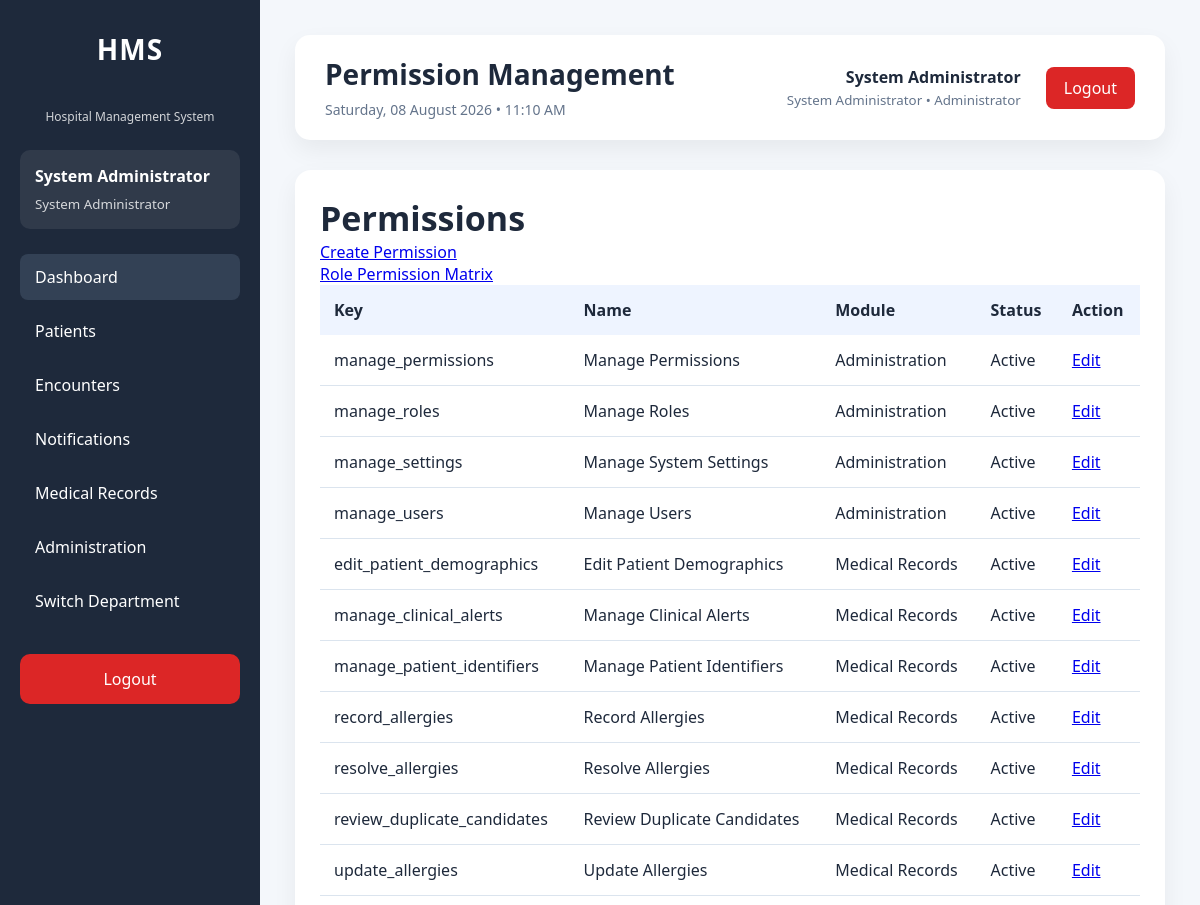
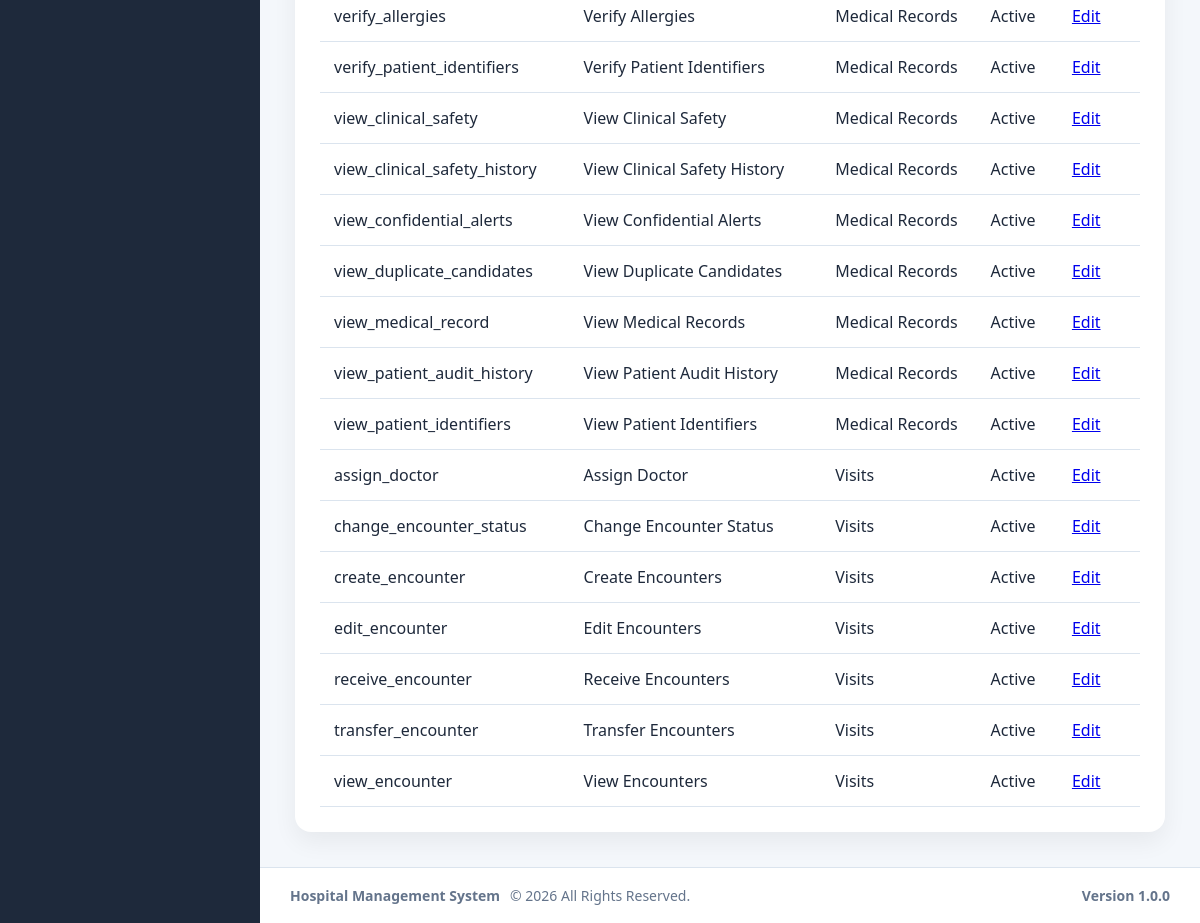
The app's page /modules/administration/permissions/index.php (signed in), older data (2 pictures, top to bottom).
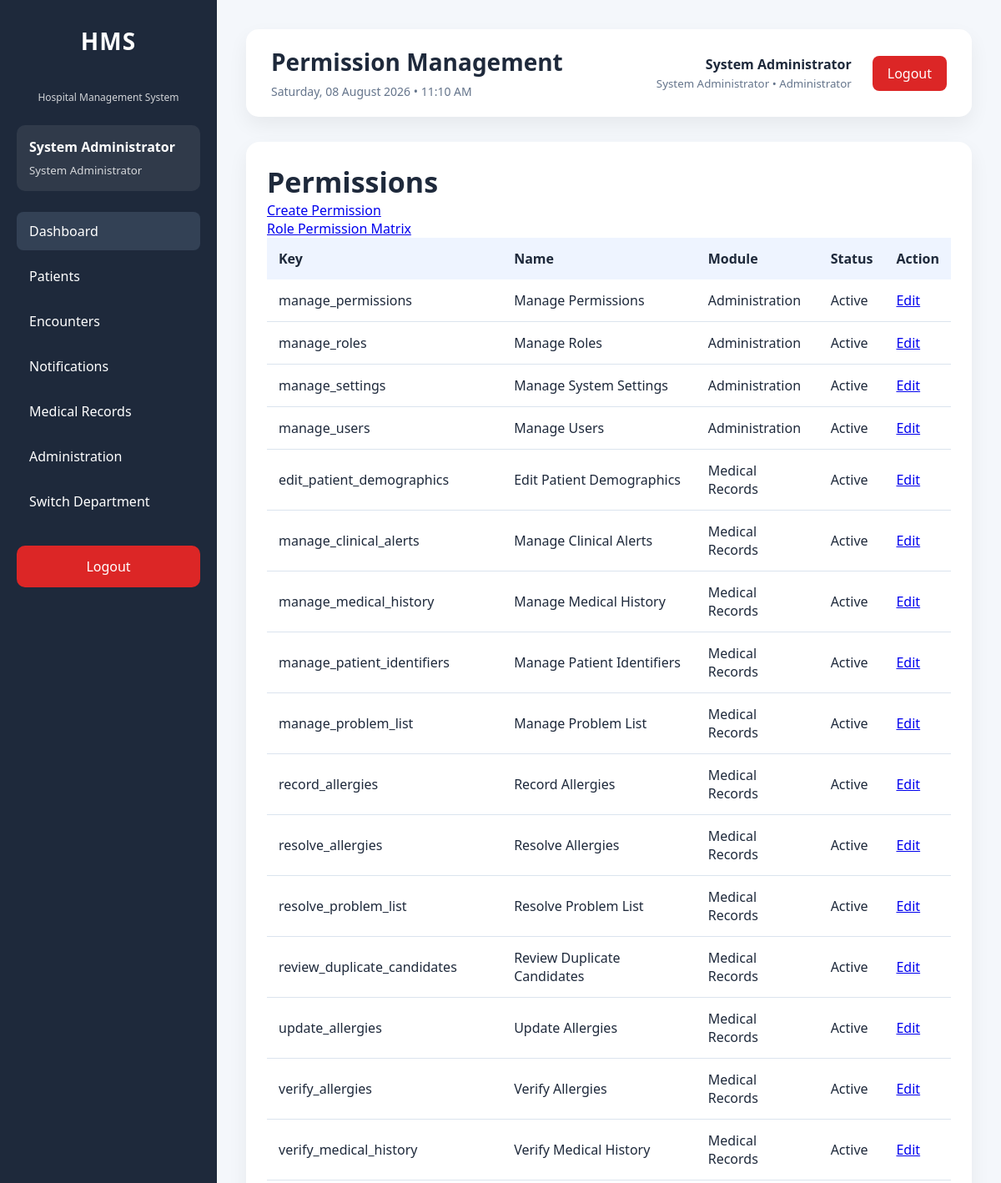
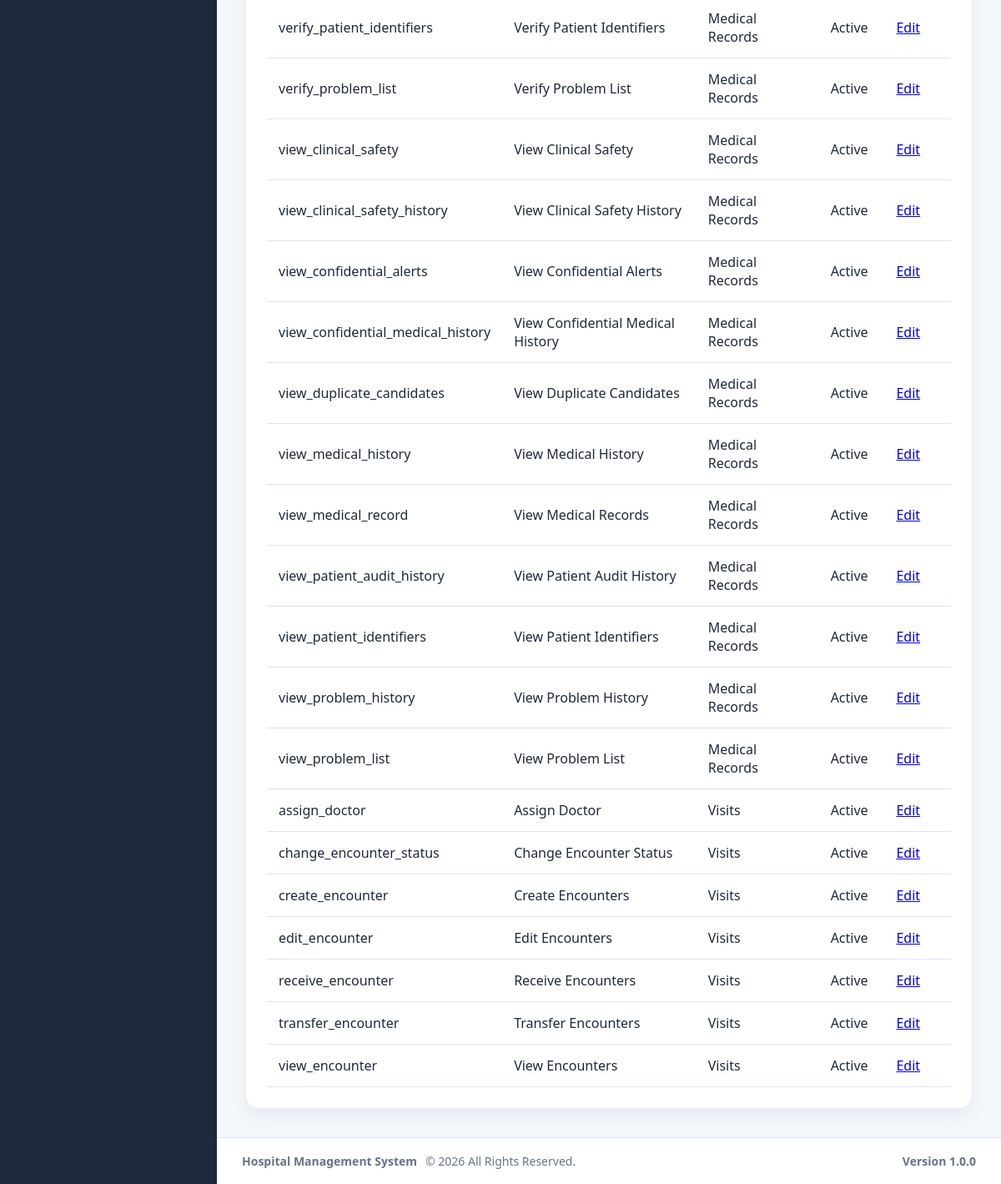
The same page, newer data (2 pictures, top to bottom).
### tables this page shows
CREATE TABLE `permissions` (
  `id` int(11) NOT NULL AUTO_INCREMENT,
  `permission_key` varchar(100) NOT NULL,
  `permission_name` varchar(150) NOT NULL,
  `module` varchar(100) NOT NULL,
  `description` text DEFAULT NULL,
  `is_active` tinyint(1) NOT NULL DEFAULT 1,
  `created_at` timestamp NOT NULL DEFAULT current_timestamp(),
  `updated_at` timestamp NULL DEFAULT NULL ON UPDATE current_timestamp(),
  PRIMARY KEY (`id`),
  UNIQUE KEY `uq_permissions_key` (`permission_key`),
  KEY `idx_permissions_module` (`module`),
  KEY `idx_permissions_active` (`is_active`)
);

### config/app.php (called while the page is built, shortened)
<?php
$configuredEnvironment = strtolower(trim((string)getenv('HMS_APP_ENV')));
$allowedEnvironments = ['development', 'testing', 'production'];
$applicationEnvironment = in_array(
    $configuredEnvironment,
    $allowedEnvironments,
    true
) ? $configuredEnvironment : 'production';
$developmentBypassValue = strtolower(
    trim((string)getenv('HMS_ENABLE_DEV_AUTH_BYPASS'))
);
$developmentAuthBypass = $applicationEnvironment === 'development'
    && in_array(
        $developmentBypassValue,
        ['1', 'true', 'yes', 'on'],
        true
    );
$configuredDocumentStorageRoot = trim(
    (string)getenv('HMS_DOCUMENT_STORAGE_ROOT')
);
$documentStorageRoot = $configuredDocumentStorageRoot !== ''
    ? $configuredDocumentStorageRoot
    : dirname(__DIR__, 3) . DIRECTORY_SEPARATOR . 'hms_secure_documents';
return [
    'app' => [
        'name' => 'Hospital Management System',
        'version' => '1.0.0',
        'timezone' => 'Africa/Lagos',
        'environment' => $applicationEnvironment,
        'development_auth_bypass' => $developmentAuthBypass,
        'base_url' => '/hospital_management_system'
    ],
    'hospital' => [
        'code' => 'HMS',
        'name' => 'Hospital Management System',
        'currency' => '₦'
    ],
    'database' => [
        'host' => 'localhost',
        'name' => 'hospital_management_system',
        'user' => 'root',
        'pass' => ''
    ],
    'security' => [
        'max_failed_login_attempts' => 5,
        'session_timeout_seconds' => 1800
    ],
    'documents' => [
        'storage_root' => $documentStorageRoot,
        'storage_provider' => 'local'
    ]
];

### config/helpers.php (called while the page is built, shortened)
<?php
function e($value): string
{
    return htmlspecialchars(
        (string)$value,
        ENT_QUOTES,
        'UTF-8'
    );
}

### config/auth.php (called while the page is built, shortened)
<?php
$config = require __DIR__ . '/app.php';
require_once __DIR__ . '/../services/SessionService.php';
$sessionService = new SessionService();
$sessionService->requireLogin();
$currentUser = $sessionService->user();

### services/SessionService.php (called while the page is built, shortened)
<?php
class SessionService
{
    private ?PDO $pdo;
    private ?int $resolvedTimeoutSeconds = null;
    public function __construct(?PDO $pdo = null)
    {
        if ($pdo === null) {
            require_once __DIR__ . '/../config/database.php';
            $pdo = $GLOBALS['pdo'] ?? ($pdo ?? null);
        }
        $this->pdo = $pdo;
    }
    public function user(): ?array
    {
        return $_SESSION['user'] ?? null;
    }
    private function sessionTimeoutSeconds(): int
    {
        if ($this->resolvedTimeoutSeconds !== null) {
            return $this->resolvedTimeoutSeconds;
        }
        $config = require __DIR__ . '/../config/app.php';
        $fallback = max(
            60,
            (int)($config['security']['session_timeout_seconds']
                ?? self::SESSION_TIMEOUT_SECONDS)
        );
        try {
            $minutes = (new SettingsService($this->pdo))->getInteger(
                'security.session_timeout_minutes',
                (int)ceil($fallback / 60)
            );
            return $this->resolvedTimeoutSeconds = max(60, $minutes * 60);
        } catch (Throwable $exception) {
            return $this->resolvedTimeoutSeconds = $fallback;
        }
    }
}

### services/PermissionService.php (called while the page is built, shortened)
<?php
class PermissionService
{
    private PDO $pdo;
    public function __construct(PDO $pdo, ?SettingsService $settingsService = null)
    {
        $this->pdo = $pdo;
    }
    public function hasPermission(
        string $permission,
        ?array $user = null
    ): bool {
        $user = $user ?? $this->currentUser();
        if ($this->isAdministrator($user)) {
            return true;
        }
    }
    public function listPermissions(bool $includeInactive = true): array
    {
        $sql = '
            SELECT id, permission_key, permission_name, module,
                   description, is_active, created_at, updated_at
            FROM permissions
        ';
        $sql .= ' ORDER BY module, permission_name';
        try {
            return $this->pdo->query($sql)->fetchAll(PDO::FETCH_ASSOC);
        } catch (Throwable $exception) {
            return [];
        }
    }
    public function isAdministrator(?array $user = null): bool
    {
        $user = $user ?? $this->currentUser();
        return ($user['role_name'] ?? '') === 'System Administrator';
    }
}

### modules/administration/partials/bootstrap.php (called while the page is built, shortened)
<?php
require_once __DIR__ . '/../../../config/auth.php';
require_once __DIR__ . '/../../../config/database.php';
require_once __DIR__ . '/../../../config/helpers.php';
require_once __DIR__ . '/../../../services/PermissionService.php';
require_once __DIR__ . '/../../../services/UserDepartmentService.php';
$permissionService = new PermissionService($pdo);

### modules/administration/permissions/index.php (the view, shortened to what this page needs)
<?php
require_once __DIR__ . '/../partials/bootstrap.php';
$pageTitle = 'Permission Management';
$permissions = $permissionService->listPermissions();
require_once __DIR__ . '/../../../layouts/header.php';
require_once __DIR__ . '/../../../layouts/sidebar.php';
?>
<main class="content">
    <?php require_once __DIR__ . '/../../../layouts/navbar.php'; ?>
    <section class="card">
        <h2>Permissions</h2>
        <p><a class="btn-primary" href="create.php">Create Permission</a></p>
        <p><a href="matrix.php">Role Permission Matrix</a></p>
        <table>
            <thead><tr><th>Key</th><th>Name</th><th>Module</th><th>Status</th><th>Action</th></tr></thead>
            <tbody><?php foreach ($permissions as $permission): ?>
                <tr>
                    <td><?= e($permission['permission_key']) ?></td>
                    <td><?= e($permission['permission_name']) ?></td>
                    <td><?= e($permission['module']) ?></td>
                    <td><?= !empty($permission['is_active']) ? 'Active' : 'Inactive' ?></td>
                    <td><a href="edit.php?id=<?= (int)$permission['id'] ?>">Edit</a></td>
                </tr>
            <?php endforeach; ?></tbody>
        </table>
    </section>
</main>
<?php require_once __DIR__ . '/../../../layouts/footer.php'; ?>

### layouts/header.php (shortened to what this page needs)
<?php
require_once __DIR__ . '/../config/helpers.php';
$config = require __DIR__ . '/../config/app.php';
$baseUrl = rtrim(
    $config['app']['base_url'],
    '/'
);
?>
<!DOCTYPE html>
<html lang="en">
<head>
    <link
        rel="stylesheet"
        href="<?= e($baseUrl) ?>/assets/css/dashboard.css">
</head>
<body>
<div class="wrapper">

### layouts/sidebar.php (shortened to what this page needs)
<?php
$currentPage = basename($_SERVER['PHP_SELF']);
$canAccessMedicalRecordsSidebar = false;
$departmentNotificationCount = 0;
if ($currentUser && isset($pdo)) {
    require_once __DIR__ . '/../services/PermissionService.php';
    $sidebarPermissionService = new PermissionService($pdo);
    $canAccessMedicalRecordsSidebar = $sidebarPermissionService->hasPermission(
        'view_medical_record',
        $currentUser
    );
    $sidebarDepartmentId = (int)(
        $currentUser['active_department_id']
        ?? $_SESSION['active_department_id']
        ?? $currentUser['department_id']
        ?? 0
    );
    if ($sidebarDepartmentId > 0) {
        $departmentNotificationCount = (new DepartmentNotificationService($pdo))->getUnreadCount($sidebarDepartmentId);
    }
}
?>
<aside class="sidebar">
    <div class="sidebar-header">
        <h2>HMS</h2>
        <p>Hospital Management System</p>
    </div>
    <?php if ($currentUser): ?>
        <div class="sidebar-user">
            <strong>
                <?= e($currentUser['first_name']) ?>
                <?= e($currentUser['last_name']) ?>
            </strong>
            <small>
                <?= e($currentUser['role_name']) ?>
            </small>
        </div>
    <?php endif; ?>
    <nav class="sidebar-nav">
        <ul>
            <li>
                <a
                    href="<?= e($baseUrl) ?>/dashboard/index.php"
                    class="<?= $currentPage === 'index.php' ? 'active' : '' ?>">
                    Dashboard
                </a>
            </li>
            <li>
                <a href="<?= e($baseUrl) ?>/modules/patients/search.php">
                    Patients
                </a>
            </li>
            <li>
                <a href="<?= e($baseUrl) ?>/modules/patients/search.php">
                    Encounters
                </a>
            </li>
            <li>
                <a href="<?= e($baseUrl) ?>/modules/department_notifications/index.php">
                    Notifications<?= $departmentNotificationCount > 0 ? ' (' . (int)$departmentNotificationCount . ')' : '' ?>
                </a>
            </li>
            <?php if ($canAccessMedicalRecordsSidebar): ?>
                <li>
                    <a href="<?= e($baseUrl) ?>/modules/medical_records/index.php">
                        Medical Records
                    </a>
                </li>
            <?php endif; ?>
            <?php if (($currentUser['role_name'] ?? '') === 'System Administrator'): ?>
                <li>
                    <a href="<?= e($baseUrl) ?>/modules/administration/dashboard/index.php">
                        Administration
                    </a>
                </li>
            <?php endif; ?>
            <li>
                <a href="<?= e($baseUrl) ?>/modules/administration/department_switch.php">
                    Switch Department
                </a>
            </li>
        </ul>
    </nav>
    <div class="sidebar-footer">
        <a
            href="<?= e($baseUrl) ?>/authentication/logout.php"
            class="logout-btn">
            Logout
        </a>
    </div>
</aside>
<div class="main-container">

### layouts/navbar.php (shortened to what this page needs)
<?php
$currentDateTime = date('l, d F Y • h:i A');
$currentUser ??= [];
?>
<header class="navbar">
    <div class="navbar-left">
        <h1>
            <?= e($pageTitle ?? 'Hospital Management System') ?>
        </h1>
        <span>
            <?= e($currentDateTime) ?>
        </span>
    </div>
    <div class="navbar-right">
        <div class="navbar-user">
            <div class="user-details">
                <strong>
                    <?= e($currentUser['first_name'] ?? '') ?>
                    <?= e($currentUser['last_name'] ?? '') ?>
                </strong>
                <small>
                    <?= e($currentUser['role_name'] ?? '') ?>
                    •
                    <?= e($currentUser['active_department_name'] ?? $currentUser['department_name'] ?? '') ?>
                </small>
            </div>
        </div>
        <div class="navbar-actions">
            <a
                href="../authentication/logout.php"
                class="logout-link">
                Logout
            </a>
        </div>
    </div>
</header>

### layouts/footer.php (shortened to what this page needs)
<?php
$currentYear = date('Y');
$config = require __DIR__ . '/../config/app.php';
?>
<footer class="footer">
    <div class="footer-left">
        <strong>Hospital Management System</strong>
        <span>
            © <?= $currentYear ?>
            All Rights Reserved.
        </span>
    </div>
    <div class="footer-right">
        Version 1.0.0
    </div>
</footer>
</div>
</div>
</body>
</html>

### assets/css/dashboard.css (style rules this page uses)
* { margin:0; padding:0; box-sizing:border-box; }
:root { --primary:#2563eb; --primary-dark:#1d4ed8; --success:#16a34a; --warning:#f59e0b; --danger:#dc2626; --sidebar:#1e293b; --sidebar-hover:#334155; --background:#f4f7fb; --white:#ffffff; --border:#dbe4ee; --text:#1e293b; --text-light:#64748b; --shadow:0 10px 25px rgba(0,0,0,.06); }
body { font-family: "Segoe UI", Tahoma, Geneva, Verdana, Arial, sans-serif; background:var(--background); color:var(--text); }
.wrapper { display:flex; min-height:100vh; }
.sidebar { width:260px; background:var(--sidebar); color:#fff; padding:30px 20px; }
.sidebar h2 { text-align:center; margin-bottom:40px; font-size:28px; letter-spacing:1px; }
.sidebar ul { list-style:none; }
.sidebar li { margin-bottom:10px; }
.sidebar a { display:block; text-decoration:none; color:#fff; padding:14px 16px; border-radius:10px; transition:.3s; }
.content { flex:1; padding:35px; }
.card { background:var(--white); border-radius:16px; padding:25px; box-shadow:var(--shadow); }
.card h2 { font-size:34px; }
table { width:100%; border-collapse:collapse; }
table th { background:#eef4ff; padding:14px; text-align:left; }
table td { padding:14px; border-bottom:1px solid var(--border); }
.sidebar-header { text-align:center; margin-bottom:25px; }
.sidebar-header p { font-size:12px; opacity:.8; }
.sidebar-user { background:rgba(255,255,255,.08); padding:15px; border-radius:10px; margin-bottom:25px; }
.sidebar-user strong { display:block; margin-bottom:5px; }
.sidebar-user small { opacity:.8; }
.sidebar-nav ul { list-style:none; }
.sidebar-nav li { margin-bottom:8px; }
.sidebar-nav a { display:block; color:#fff; text-decoration:none; padding:12px 15px; border-radius:8px; transition:.3s; }
.sidebar-nav a:hover, .sidebar-nav a.active { background:var(--sidebar-hover); }
.sidebar-footer { margin-top:30px; }
.logout-btn { display:block; text-align:center; text-decoration:none; color:#fff; background:#dc2626; padding:12px; border-radius:8px; transition:.3s; }
.navbar { display:flex; justify-content:space-between; align-items:center; background:#ffffff; padding:20px 30px; border-radius:15px; margin-bottom:30px; box-shadow:var(--shadow); }
.navbar-left h1 { font-size:28px; margin-bottom:5px; }
.navbar-left span { color:var(--text-light); font-size:14px; }
.navbar-right { display:flex; align-items:center; gap:25px; }
.user-details { text-align:right; }
.user-details strong { display:block; }
.user-details small { color:var(--text-light); }
.logout-link { text-decoration:none; color:#ffffff; background:#dc2626; padding:10px 18px; border-radius:8px; transition:.3s; }
.footer { display:flex; justify-content:space-between; align-items:center; padding:18px 30px; background:#ffffff; border-top:1px solid var(--border); color:var(--text-light); font-size:14px; }
.footer-left { display:flex; align-items:center; gap:10px; }
.footer-right { font-weight:600; }
.main-container { flex:1; display:flex; flex-direction:column; min-height:100vh; }

Row changes from the older to the newer data that the page shows:
added permissions: permission_key "manage_medical_history", permission_name "Manage Medical History", module "Medical Records", is_active "Active"
added permissions: permission_key "manage_problem_list", permission_name "Manage Problem List", module "Medical Records", is_active "Active"
added permissions: permission_key "resolve_problem_list", permission_name "Resolve Problem List", module "Medical Records", is_active "Active"
added permissions: permission_key "verify_medical_history", permission_name "Verify Medical History", module "Medical Records", is_active "Active"
added permissions: permission_key "verify_problem_list", permission_name "Verify Problem List", module "Medical Records", is_active "Active"
added permissions: permission_key "view_confidential_medical_history", permission_name "View Confidential Medical History", module "Medical Records", is_active "Active"
added permissions: permission_key "view_medical_history", permission_name "View Medical History", module "Medical Records", is_active "Active"
added permissions: permission_key "view_problem_history", permission_name "View Problem History", module "Medical Records", is_active "Active"
added permissions: permission_key "view_problem_list", permission_name "View Problem List", module "Medical Records", is_active "Active"
